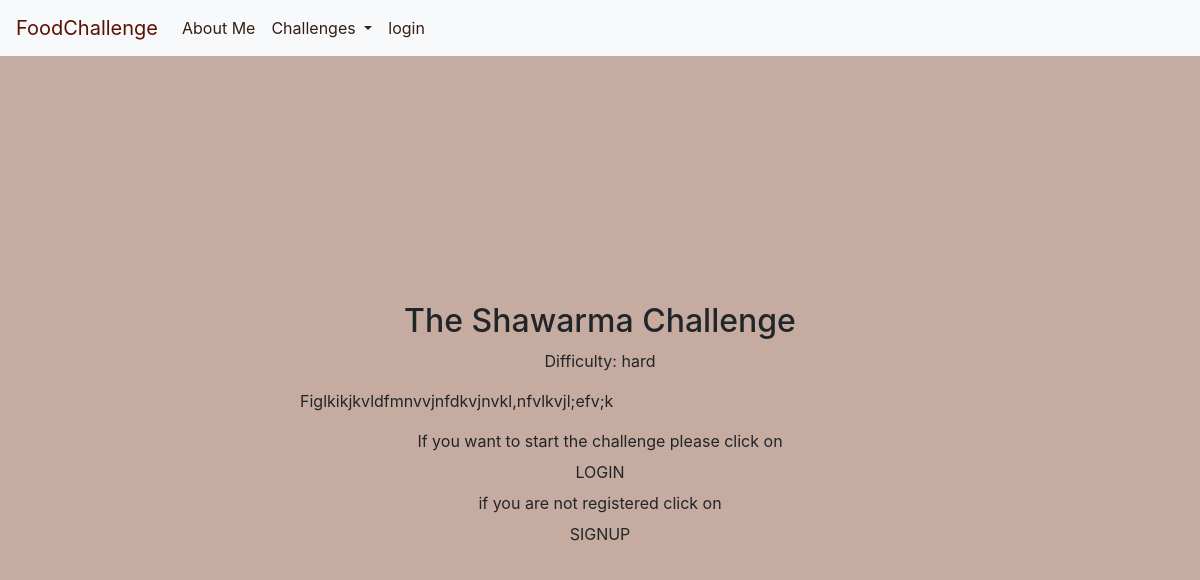
/select/7/, run on an earlier commit of the app's database.
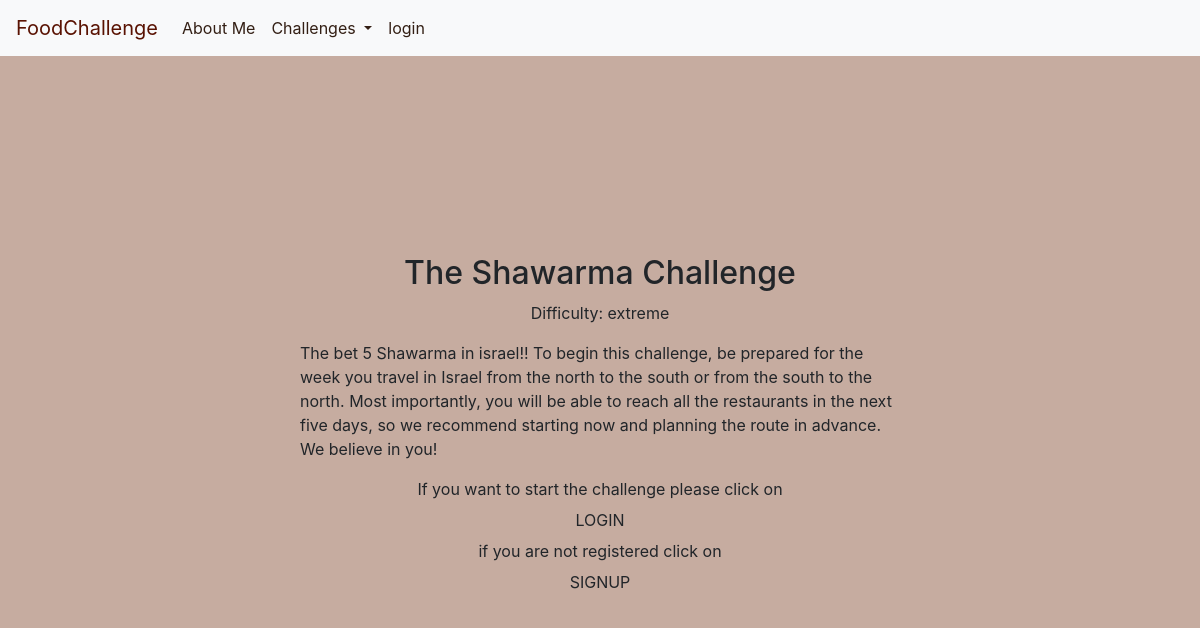
And on a later commit of the database.
### core/models.py (models this page shows, shortened)
class Challenge(models.Model):
    name = models.CharField(max_length=200)
    summary = models.CharField(max_length=200)
    description = models.TextField()
    class Level(models.IntegerChoices):
        EASY = 1, "easy"
        MEDIUM = 2, "medium"
        HARD = 3, "hard"
        EXTREME = 4, "extreme"
    level = models.IntegerField(choices=Level.choices)

### core/views.py (the view)
# urls.py: path('select/<int:challenge_id>/', views.select, name='select'),
def select(request, challenge_id):
    c = Challenge.objects.get(id=challenge_id)
    in_challenge = False
    if request.user.is_authenticated:
        in_challenge = UserInChallenge.objects.filter(
            client=request.user.client,
            challenge_id=challenge_id
        ).exists()
    if request.method == 'POST':
        UserInChallenge.objects.create(
            client=request.user.client,
            challenge_id=challenge_id
        )
        in_challenge = True
    challenge_list = [
        "Chinese food challenge",
        "Vegan Instant",
        "Food Diggers",
        "Indian food challenge",
        "Special challenge for a limited time",
        "Jerusalem Challenge",
        "The Shawarma Challenge",
    ]
    context = {'object': c, 'in_challenge': in_challenge}
    return render(request, 'core/challenge_page.html', context)

### core/base_views.py (called while the page is built)
def challenge_list(request):
    challenge_list = [
        "Chinese food challenge",
        "Vegan Instant",
        "Food Diggers",
        "Indian food challenge",
        "Special challenge for a limited time",
        "Jerusalem Challenge",
        "The Shawarma Challenge",
    ]
    return {'challenge_list': challenge_list}

### core/templates/core/challenge_page.html
{% extends 'core/base.html' %}
{% block content %}
    <div class="challengePage">
        <div class="containers">
            <h2>{{ object.name }}</h2>
            <p>Difficulty: {{ object.get_level_display }}</p>
            <p class="description">{{ object.description }}</p>
            {% if user.is_authenticated %}
                {% if not in_challenge %}
                    <form method="post">
                        {% csrf_token %}
                        <input type="submit" value="START">
                    </form>
                {% else %}
                    <p>you already in challenge</p>
                {% endif %}
            {% else %}
                <a>If you want to start the challenge please click on</a>
                <a class="btn btn-login" href="{% url 'login' %}">LOGIN</a><a> if you are not registered click on</a>
                <a class="btn btn-signup " href="{% url 'client_create' %}">SIGNUP </a>
            {% endif %}
        </div>
    </div>
{% endblock %}

What changed in the data, as far as the page shows it:
changed Challenge "The Shawarma Challenge": level "hard" → "extreme"; description "Figlkikjkvldfmnvvjnfdkvjnvkl,nfvlkvjl;efv;k" → "The bet 5 Shawarma in israel!! To begin this challenge, be prepared for the week you travel in Israel from the north to the south or from the south to the north. Most importantly, you will be able to reach all the restaurants in the next five days, so we recommend starting now and planning the route in advance. We believe in you!"
